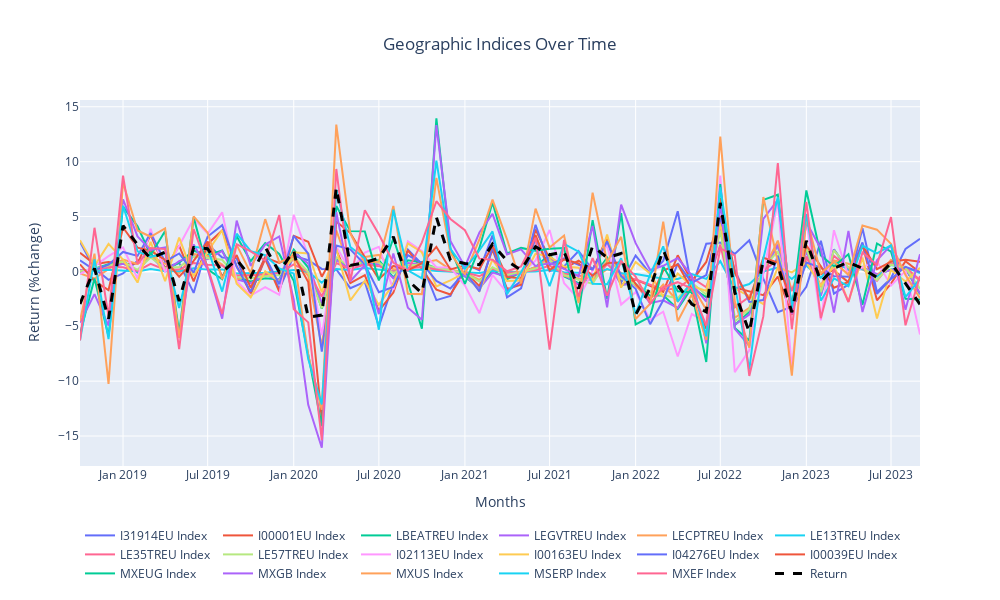

The notebook cell this image was saved under:
### Markdown cell above
<details>

<summary>Code for figure</summary>

```python
# Create a Figure
fig = go.Figure()

# Add traces for each time series, excluding 'Return'
for column in style_ge.columns:
    if column != 'Return':
        fig.add_trace(go.Scatter(x=style_ge.index.astype(str), 
                                 y=style_ge[column],
                                 mode='lines', name=column, line=dict(width=2)))

# Add 'Return' variable with a thick black dashed line
fig.add_trace(go.Scatter(x=style_ge.index.astype(str), 
                         y=style_ge['Return'],
                         mode='lines', name='Return', line=dict(dash='dash', width=3, color='black')))

# Update layout
fig.update_layout(
    title='Geographic Indices Over Time',
    xaxis=dict(title='Months'),
    yaxis=dict(title='Return (%change)'),
    showlegend=True,
    legend=dict(x=0, y=-0.15, traceorder='normal', orientation='h', bgcolor='rgba(255, 255, 255, 0.7)'
                , xanchor='left', yanchor='top'),
    autosize=False,
    title_x=0.5,
    width=1000,
    height=600
)
fig.write_image("style-ge.png", format="png", width=1000, height=600, scale=3)
fig.show()
```

</details>

![](ge.png)

### Code cell
# Create a Figure
fig = go.Figure()

# Add traces for each time series, excluding 'Return'
for column in style_ge.columns:
    if column != 'Return':
        fig.add_trace(go.Scatter(x=style_ge.index.astype(str), 
                                 y=style_ge[column],
                                 mode='lines', name=column, line=dict(width=2)))

# Add 'Return' variable with a thick black dashed line
fig.add_trace(go.Scatter(x=style_ge.index.astype(str), 
                         y=style_ge['Return'],
                         mode='lines', name='Return', line=dict(dash='dash', width=3, color='black')))

# Update layout
fig.update_layout(
    title='Geographic Indices Over Time',
    xaxis=dict(title='Months'),
    yaxis=dict(title='Return (%change)'),
    showlegend=True,
    legend=dict(x=0, y=-0.15, traceorder='normal', orientation='h', bgcolor='rgba(255, 255, 255, 0.7)'
                , xanchor='left', yanchor='top'),
    autosize=False,
    title_x=0.5,
    width=1000,
    height=600
)
fig.write_image("style-ge.png", format="png", width=1000, height=600, scale=3)
fig.show()
